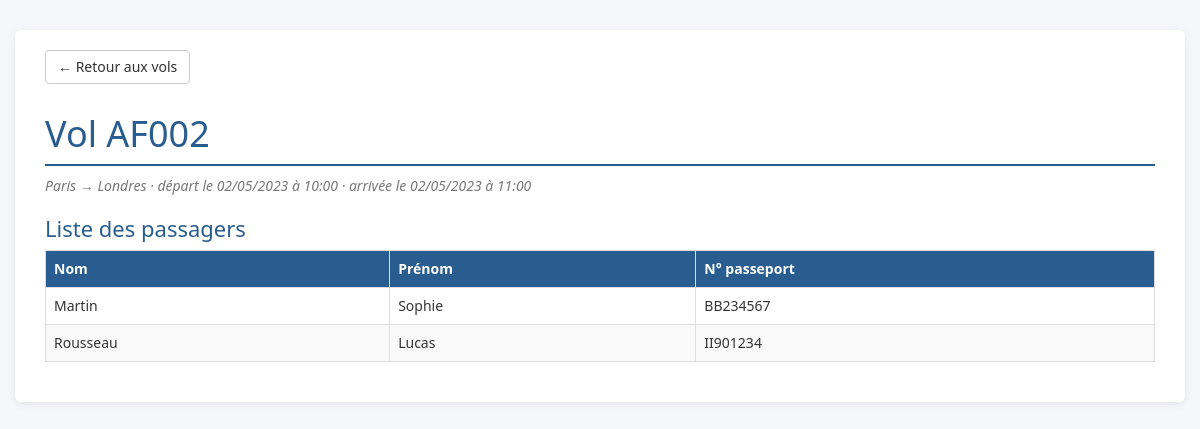
Screenshot of /presentation/detailVol.php?id=2 with the database file from the repository.
### tables this page shows
CREATE TABLE Vols (
    id INT AUTO_INCREMENT PRIMARY KEY,
    numero_vol VARCHAR(10) UNIQUE NOT NULL,
    origine VARCHAR(100) NOT NULL,
    destination VARCHAR(100) NOT NULL,
    date_depart DATETIME NOT NULL,
    date_arrivee DATETIME NOT NULL
);

CREATE TABLE Passagers (
    id INT AUTO_INCREMENT PRIMARY KEY,
    nom VARCHAR(50) NOT NULL,
    prenom VARCHAR(50) NOT NULL,
    numero_passport VARCHAR(20) UNIQUE NOT NULL,
	    vol_id INT NOT NULL,
    FOREIGN KEY (vol_id) REFERENCES Vols(id)

);

### persistance/DialogueBD.php (called while the page is built, shortened)
<?php
class DialogueBD
{
    private function getTout($sql, $params = array())
    {
        try {
            $conn = Connexion::getConnexion();
            $sth = $conn->prepare($sql);
            $sth->execute($params);
            return $sth->fetchAll(PDO::FETCH_ASSOC);
        } catch (PDOException $e) {
            $erreur = $e->getMessage();
            return array();
        }
    }
    private function getUn($sql, $params = array())
    {
        try {
            $conn = Connexion::getConnexion();
            $sth = $conn->prepare($sql);
            $sth->execute($params);
            return $sth->fetchObject();
        } catch (PDOException $e) {
            $erreur = $e->getMessage();
            return false;
        }
    }
    public function getUnVol($idVol)
    {
        return $this->getUn("SELECT * FROM vols WHERE id=?", array($idVol));
    }
    public function getPassagersVol($idVol)
    {
        return $this->getTout("SELECT * FROM passagers WHERE vol_id=? ORDER BY nom, prenom", array($idVol));
    }
}

### presentation/detailVol.php (the view, shortened to what this page needs)
<?php
require_once '../persistance/DialogueBD.php';
try {
    $id = isset($_GET['id']) ? (int)$_GET['id'] : 0;
    $undlg = new DialogueBD();
    $vol = $undlg->getUnVol($id);
    $passagers = $undlg->getPassagersVol($id);
} catch (Exception $e) {
    $erreur = $e->getMessage();
}
?>
<!DOCTYPE html>
<html>
<head>
    <link href="../bootstrap/css/bootstrap.min.css" rel="stylesheet" media="screen">
    <link rel="stylesheet" href="../design.css"/>
</head>
<body>
<div class="container">
<a href="tableauVols.php" class="btn btn-default retour">&larr; Retour aux vols</a>
<?php
if (isset($erreur)) {
    echo "<div class='alert alert-danger'>Erreur : $erreur</div>";
} else {
?>
<h1>Vol <?php echo htmlspecialchars($vol->numero_vol); ?></h1>
<p class="infos">
    <?php echo htmlspecialchars($vol->origine); ?> &rarr; <?php echo htmlspecialchars($vol->destination); ?> &middot;
    départ le <?php echo date('d/m/Y à H:i', strtotime($vol->date_depart)); ?> &middot;
    arrivée le <?php echo date('d/m/Y à H:i', strtotime($vol->date_arrivee)); ?>
</p>
<h2>Liste des passagers</h2>
<div class="table-responsive">
<table class="table table-bordered table-striped">
    <tr><th>Nom</th><th>Prénom</th><th>N° passeport</th></tr>
    <?php
    foreach ($passagers as $ligne) {
        $nom = htmlspecialchars($ligne['nom']);
        $prenom = htmlspecialchars($ligne['prenom']);
        $passeport = htmlspecialchars($ligne['numero_passport']);
        echo "<tr><td>$nom</td><td>$prenom</td><td>$passeport</td></tr>";
    }
    ?>
</table>
</div>
<?php } ?>
</div>
</body>
</html>

### design.css (style rules this page uses)
body { font-family: "Lucida Sans", "Segoe UI", sans-serif; background-color: #f5f7fa; color: #333; }
.container { background-color: #fff; margin-top: 30px; margin-bottom: 30px; padding: 20px 30px; border-radius: 6px; box-shadow: 0 2px 8px rgba(0, 0, 0, 0.08); }
h1 { color: #2a5d8f; border-bottom: 2px solid #2a5d8f; padding-bottom: 10px; }
h2 { color: #2a5d8f; font-size: 22px; }
th { background-color: #2a5d8f; color: #fff; }
.infos { color: #777; font-style: italic; }
.retour { margin-bottom: 10px; }

### rows the page displays
vols: numero_vol "AF002", origine "Paris", destination "Londres", date_depart "02/05/2023 à 10:00", date_arrivee "02/05/2023 à 11:00"
passagers: nom "Martin", prenom "Sophie", numero_passport "BB234567"
passagers: nom "Rousseau", prenom "Lucas", numero_passport "II901234"
